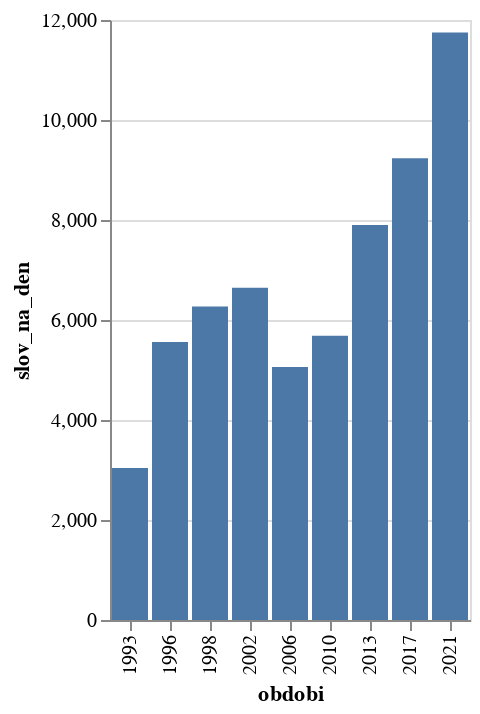

The code cell stored with this chart in its notebook:
### Code cell
alt.Chart(
    slov_na_den.to_pandas()
).mark_bar(
).encode(
    alt.X("obdobi:N"),
    alt.Y("slov_na_den:Q")
)

### Figure 1 — Vega-Lite specification as saved in the notebook (floating-point values rounded to 4 significant figures)
{"config": {"view": {"continuousWidth": 300, "continuousHeight": 300}}, "data": {"name": "data-86499bd9befb2e5b1970787ba0f8990d"}, "mark": {"type": "bar"}, "encoding": {"x": {"field": "obdobi", "type": "nominal"}, "y": {"field": "slov_na_den", "type": "quantitative"}}, "$schema": "https://vega.github.io/schema/vega-lite/v5.8.0.json", "datasets": {"data-86499bd9befb2e5b1970787ba0f8990d": [{"obdobi": 2006, "do": "2010-05-27T00:00:00", "od": "2006-06-27T00:00:00", "pocet_slov": 7233719, "trvani": 1430, "slov_na_den": 5059.0}, {"obdobi": 2002, "do": "2006-05-23T00:00:00", "od": "2002-07-09T00:00:00", "pocet_slov": 9397989, "trvani": 1414, "slov_na_den": 6646.0}, {"obdobi": 2010, "do": "2013-08-20T00:00:00", "od": "2010-06-22T00:00:00", "pocet_slov": 6565130, "trvani": 1155, "slov_na_den": 5684.0}, {"obdobi": 1993, "do": "1996-04-26T00:00:00", "od": "1993-01-01T00:00:00", "pocet_slov": 3681289, "trvani": 1211, "slov_na_den": 3040.0}, {"obdobi": 1996, "do": "1998-06-18T00:00:00", "od": "1996-06-25T00:00:00", "pocet_slov": 4020510, "trvani": 723, "slov_na_den": 5561.0}, {"obdobi": 2017, "do": "2021-10-05T00:00:00", "od": "2017-11-20T00:00:00", "pocet_slov": 13069642, "trvani": 1415, "slov_na_den": 9236.0}, {"obdobi": 1998, "do": "2002-06-13T00:00:00", "od": "1998-07-15T00:00:00", "pocet_slov": 8963383, "trvani": 1429, "slov_na_den": 6272.0}, {"obdobi": 2013, "do": "2017-10-16T00:00:00", "od": "2013-11-25T00:00:00", "pocet_slov": 11227634, "trvani": 1421, "slov_na_den": 7901.0}, {"obdobi": 2021, "do": "2025-06-27T00:00:00", "od": "2021-11-08T00:00:00", "pocet_slov": 15589023, "trvani": 1327, "slov_na_den": 11750.0}]}}
